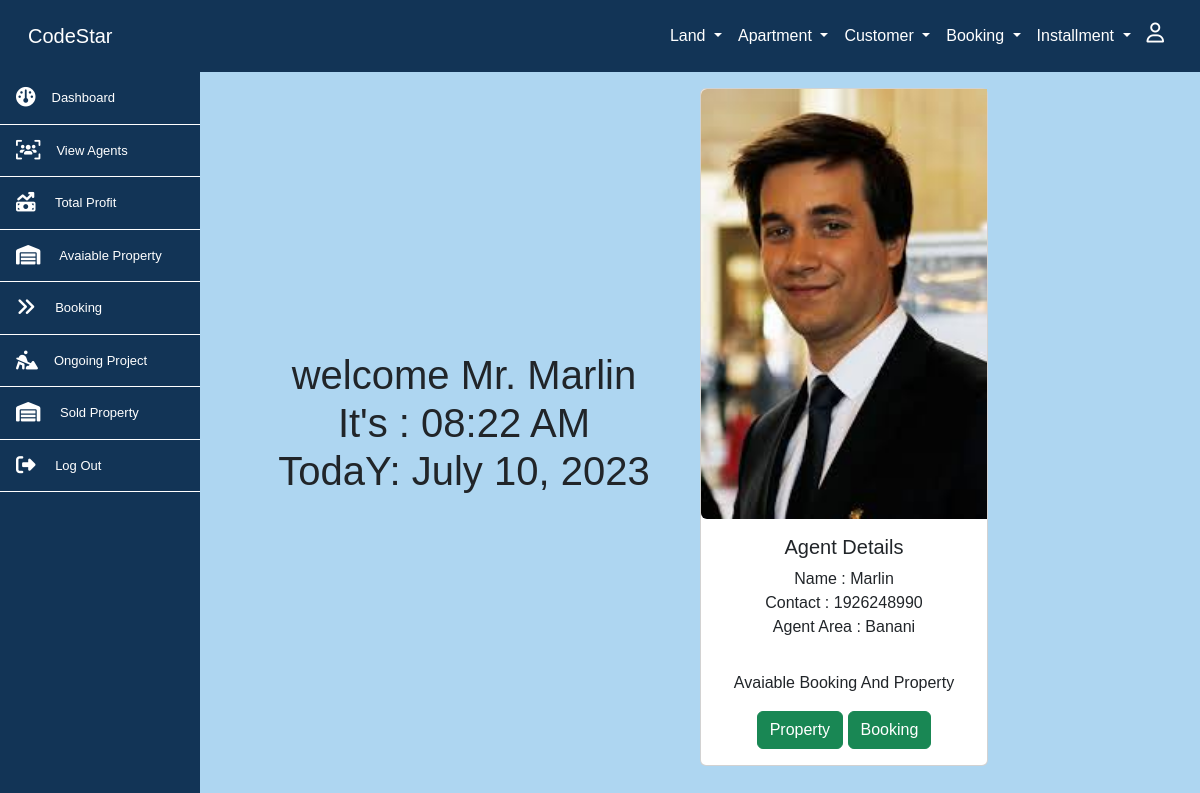
Screenshot of /pages/agent/psagent.php (signed in) with the database file from the repository.
### tables this page shows
CREATE TABLE `land_agent` (
  `land_agent_id` int NOT NULL,
  `land_agent_name` varchar(255) DEFAULT NULL,
  `land_agent_contact` varchar(55) DEFAULT NULL,
  `land_agent_location` int DEFAULT NULL,
  `agent_img` varchar(255) DEFAULT NULL,
  `user_id` int NOT NULL,
  `password` varchar(11) NOT NULL,
  `user_name` varchar(50) NOT NULL
);

CREATE TABLE `area` (
  `area_id` int NOT NULL,
  `area_name` varchar(50) NOT NULL
);

### pages/agent/psagent.php (the view, shortened to what this page needs)
<?php include('../../includes/conf.php');
?>
<div class="col-md-10 p-3 table-responsive tb">
<?php
    $id=$_SESSION['id'];
    $sql = "SELECT * FROM land_agent
    JOIN area ON land_agent.land_agent_location = area.area_id
    where land_agent_id = $id";
    $result = $conn->query($sql);
    $row = $result->fetch_assoc();
?>
<div class="container d-flex justify-content-center text-center rak align-items-center">
    <div class="col-md-6 vh-50">
        <h1>
            welcome Mr. <?= $row['land_agent_name']?> <br>
            <?php
                $offset = 6;
                $utc_time = time() + ($offset * 3600);
                $formatted_time = gmdate('h:i A', $utc_time);
                $formatted_date = gmdate('F j, Y', $utc_time);
                echo " It's : $formatted_time\n <br>";
                echo " TodaY: $formatted_date\n";
            ?>
        </h1>
    </div>
    <div class="col-md-6">
        <div class="card" style="width: 18rem;">
        <?php
                                if($row['agent_img']!=''){
                                    echo "<img class='img-fluid rounded-start' height='250' src='../../dist/images/agent/$row[agent_img]'/>";
                                }else{
                                    echo '<img height="50" src="../../dist/images/pic/avatar.png" alt="Image"/>';
                                }
                        ?>
        <div class="card-body">
            <h5 class="card-title">Agent Details</h5>
            <p class="card-text">
                Name : <?= $row['land_agent_name']?><br>
                Contact : <?= $row['land_agent_contact']?><br>
                Agent Area : <?= $row['area_name']?>
        </p>
        </div>
        <div class="card-body">
        <p>Avaiable Booking And Property</p>
            <a class="btn btn-success" href="../property/avaiablepro.php" class="card-link">Property</a>
            <a class="btn btn-success" href="../booking/adminbook.php" class="card-link">Booking</a>
        </div>
        </div>
        </div>
</div>

### rows the page displays
land_agent: land_agent_name "Marlin", agent_img (picture), land_agent_contact "1926248990", area.area_name "Banani"

### other values shown
$formatted_time "08:22 AM"
$formatted_date "July 10, 2023"
